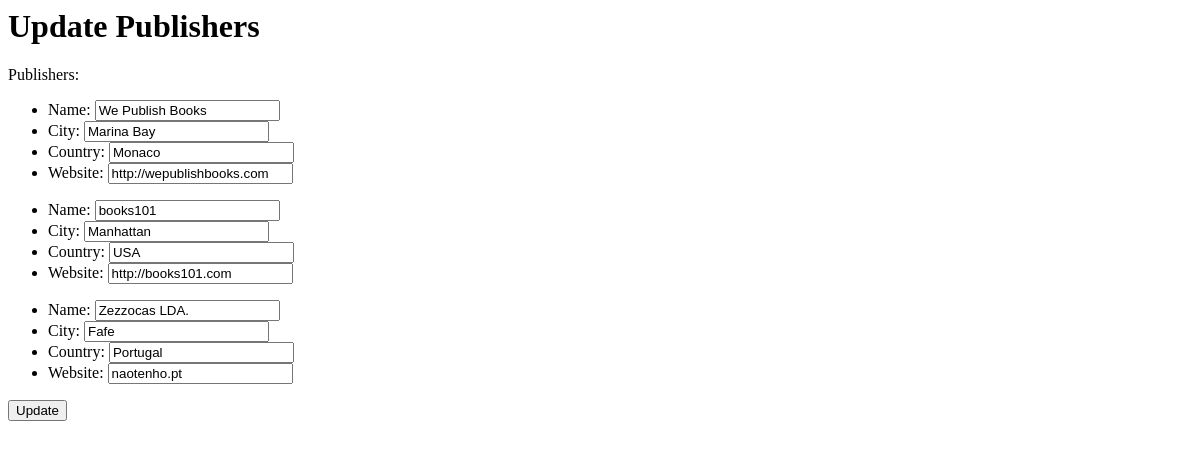
Page /updatePublisher/ on the earlier database version.
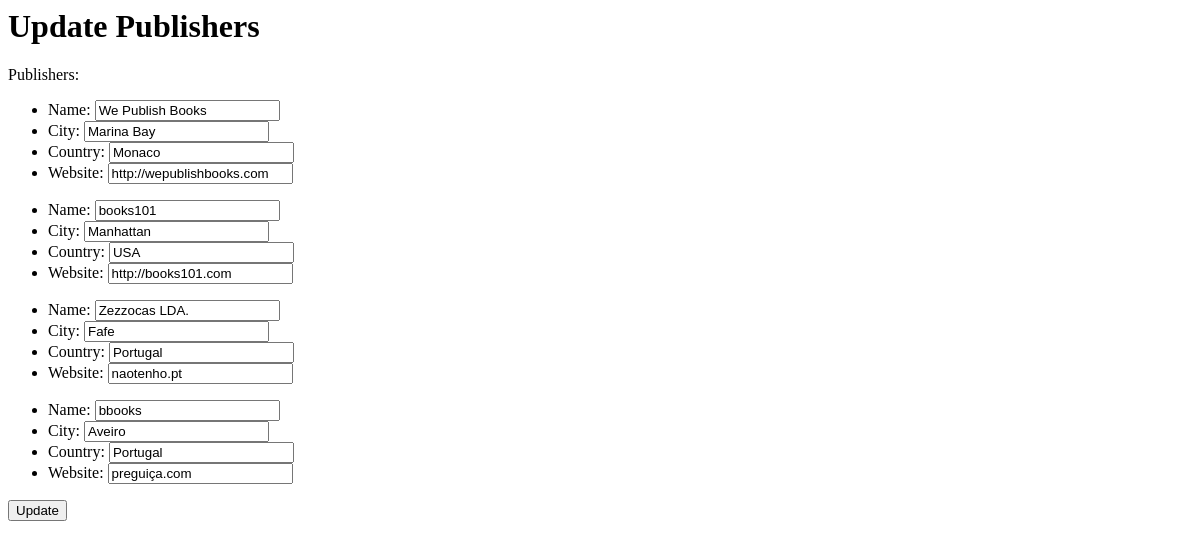
Same page on the later database version.
### app/models.py (models this page shows, shortened)
class Publisher(models.Model):
    name = models.CharField(max_length=70)
    city = models.CharField(max_length=50)
    country = models.CharField(max_length=50)
    website = models.URLField()

### app/views.py (the view, shortened to what this page needs)
# urls.py: path('updatePublisher/', views.updatePublisher, name='updatePublisher'),
def updatePublisher(request):
    if request.method == 'GET':
        return render(request, 'updatePublisher.html', {'publishers': Publisher.objects.all()})

### app/templates/updatePublisher.html (shortened to what this page needs)
{% block content %}
    <h1>Update Publishers</h1>
    <form action="." method="post">
        <p>Publishers: </p>
        {% for pub in publishers %}
            <ul>
                <li>Name: <input type="text" name="name___{{ pub.id }}" value="{{ pub.name }}"></li>
                <li>City: <input type="text" name="city___{{ pub.id }}" value="{{ pub.city }}"></li>
                <li>Country: <input type="text" name="country___{{ pub.id }}" value="{{ pub.country }}"></li>
                <li>Website: <input type="text" name="website___{{ pub.id }}" value="{{ pub.website }}"></li>
            </ul>
        {% endfor %}
        <input type="submit" value="Update">
    </form>
{% endblock %}

Differences in the rows shown:
added Publisher: name "bbooks", city "Aveiro", country "Portugal", website "preguiça.com"
